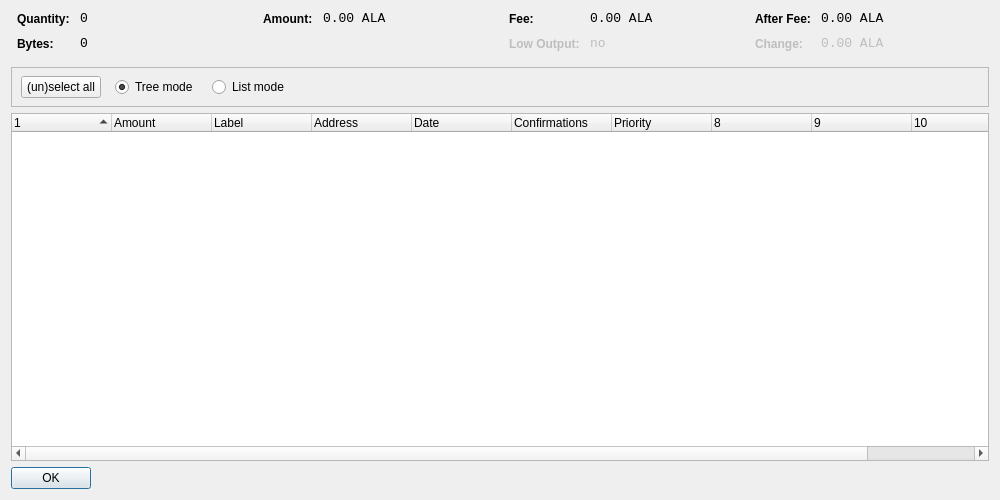
<?xml version="1.0" encoding="UTF-8"?>
<ui version="4.0">
 <class>CoinControlDialog</class>
 <widget class="QDialog" name="CoinControlDialog">
  <property name="geometry">
   <rect>
    <x>0</x>
    <y>0</y>
    <width>1000</width>
    <height>500</height>
   </rect>
  </property>
  <property name="windowTitle">
   <string>Coin Control</string>
  </property>
  <layout class="QVBoxLayout" name="verticalLayout">
   <item>
    <layout class="QHBoxLayout" name="horizontalLayoutTop" stretch="0,0,0,0">
     <property name="topMargin">
      <number>0</number>
     </property>
     <property name="bottomMargin">
      <number>10</number>
     </property>
     <item>
      <layout class="QFormLayout" name="formLayoutCoinControl1">
       <property name="horizontalSpacing">
        <number>10</number>
       </property>
       <property name="verticalSpacing">
        <number>10</number>
       </property>
       <property name="leftMargin">
        <number>6</number>
       </property>
       <property name="rightMargin">
        <number>6</number>
       </property>
       <item row="0" column="0">
        <widget class="QLabel" name="labelCoinControlQuantityText">
         <property name="styleSheet">
          <string notr="true">font-weight:bold;</string>
         </property>
         <property name="text">
          <string>Quantity:</string>
         </property>
        </widget>
       </item>
       <item row="0" column="1">
        <widget class="QLabel" name="labelCoinControlQuantity">
         <property name="font">
          <font>
           <family>Monospace</family>
           <pointsize>10</pointsize>
          </font>
         </property>
         <property name="cursor">
          <cursorShape>IBeamCursor</cursorShape>
         </property>
         <property name="contextMenuPolicy">
          <enum>Qt::ActionsContextMenu</enum>
         </property>
         <property name="text">
          <string notr="true">0</string>
         </property>
         <property name="textInteractionFlags">
          <set>Qt::LinksAccessibleByMouse|Qt::TextSelectableByKeyboard|Qt::TextSelectableByMouse</set>
         </property>
        </widget>
       </item>
       <item row="1" column="0">
        <widget class="QLabel" name="labelCoinControlBytesText">
         <property name="styleSheet">
          <string notr="true">font-weight:bold;</string>
         </property>
         <property name="text">
          <string>Bytes:</string>
         </property>
        </widget>
       </item>
       <item row="1" column="1">
        <widget class="QLabel" name="labelCoinControlBytes">
         <property name="font">
          <font>
           <family>Monospace</family>
           <pointsize>10</pointsize>
          </font>
         </property>
         <property name="cursor">
          <cursorShape>IBeamCursor</cursorShape>
         </property>
         <property name="contextMenuPolicy">
          <enum>Qt::ActionsContextMenu</enum>
         </property>
         <property name="text">
          <string notr="true">0</string>
         </property>
         <property name="textInteractionFlags">
          <set>Qt::LinksAccessibleByMouse|Qt::TextSelectableByKeyboard|Qt::TextSelectableByMouse</set>
         </property>
        </widget>
       </item>
      </layout>
     </item>
     <item>
      <layout class="QFormLayout" name="formLayoutCoinControl2">
       <property name="horizontalSpacing">
        <number>10</number>
       </property>
       <property name="verticalSpacing">
        <number>10</number>
       </property>
       <property name="leftMargin">
        <number>6</number>
       </property>
       <property name="rightMargin">
        <number>6</number>
       </property>
       <item row="0" column="0">
        <widget class="QLabel" name="labelCoinControlAmountText">
         <property name="styleSheet">
          <string notr="true">font-weight:bold;</string>
         </property>
         <property name="text">
          <string>Amount:</string>
         </property>
        </widget>
       </item>
       <item row="0" column="1">
        <widget class="QLabel" name="labelCoinControlAmount">
         <property name="font">
          <font>
           <family>Monospace</family>
           <pointsize>10</pointsize>
          </font>
         </property>
         <property name="cursor">
          <cursorShape>IBeamCursor</cursorShape>
         </property>
         <property name="contextMenuPolicy">
          <enum>Qt::ActionsContextMenu</enum>
         </property>
         <property name="text">
          <string notr="true">0.00 ALA</string>
         </property>
         <property name="textInteractionFlags">
          <set>Qt::LinksAccessibleByMouse|Qt::TextSelectableByKeyboard|Qt::TextSelectableByMouse</set>
         </property>
        </widget>
       </item>
      </layout>
     </item>
     <item>
      <layout class="QFormLayout" name="formLayoutCoinControl3">
       <property name="horizontalSpacing">
        <number>10</number>
       </property>
       <property name="verticalSpacing">
        <number>10</number>
       </property>
       <property name="leftMargin">
        <number>6</number>
       </property>
       <property name="rightMargin">
        <number>6</number>
       </property>
       <item row="0" column="0">
        <widget class="QLabel" name="labelCoinControlFeeText">
         <property name="styleSheet">
          <string notr="true">font-weight:bold;</string>
         </property>
         <property name="text">
          <string>Fee:</string>
         </property>
        </widget>
       </item>
       <item row="0" column="1">
        <widget class="QLabel" name="labelCoinControlFee">
         <property name="font">
          <font>
           <family>Monospace</family>
           <pointsize>10</pointsize>
          </font>
         </property>
         <property name="cursor">
          <cursorShape>IBeamCursor</cursorShape>
         </property>
         <property name="contextMenuPolicy">
          <enum>Qt::ActionsContextMenu</enum>
         </property>
         <property name="text">
          <string notr="true">0.00 ALA</string>
         </property>
         <property name="textInteractionFlags">
          <set>Qt::LinksAccessibleByMouse|Qt::TextSelectableByKeyboard|Qt::TextSelectableByMouse</set>
         </property>
        </widget>
       </item>
       <item row="1" column="0">
        <widget class="QLabel" name="labelCoinControlLowOutputText">
         <property name="enabled">
          <bool>false</bool>
         </property>
         <property name="styleSheet">
          <string notr="true">font-weight:bold;</string>
         </property>
         <property name="text">
          <string>Low Output:</string>
         </property>
        </widget>
       </item>
       <item row="1" column="1">
        <widget class="QLabel" name="labelCoinControlLowOutput">
         <property name="enabled">
          <bool>false</bool>
         </property>
         <property name="font">
          <font>
           <family>Monospace</family>
           <pointsize>10</pointsize>
          </font>
         </property>
         <property name="cursor">
          <cursorShape>IBeamCursor</cursorShape>
         </property>
         <property name="contextMenuPolicy">
          <enum>Qt::ActionsContextMenu</enum>
         </property>
         <property name="text">
          <string notr="true">no</string>
         </property>
         <property name="textInteractionFlags">
          <set>Qt::LinksAccessibleByMouse|Qt::TextSelectableByKeyboard|Qt::TextSelectableByMouse</set>
         </property>
        </widget>
       </item>
      </layout>
     </item>
     <item>
      <layout class="QFormLayout" name="formLayoutCoinControl4">
       <property name="horizontalSpacing">
        <number>10</number>
       </property>
       <property name="verticalSpacing">
        <number>10</number>
       </property>
       <property name="leftMargin">
        <number>6</number>
       </property>
       <property name="rightMargin">
        <number>6</number>
       </property>
       <item row="0" column="0">
        <widget class="QLabel" name="labelCoinControlAfterFeeText">
         <property name="styleSheet">
          <string notr="true">font-weight:bold;</string>
         </property>
         <property name="text">
          <string>After Fee:</string>
         </property>
        </widget>
       </item>
       <item row="0" column="1">
        <widget class="QLabel" name="labelCoinControlAfterFee">
         <property name="font">
          <font>
           <family>Monospace</family>
           <pointsize>10</pointsize>
          </font>
         </property>
         <property name="cursor">
          <cursorShape>IBeamCursor</cursorShape>
         </property>
         <property name="contextMenuPolicy">
          <enum>Qt::ActionsContextMenu</enum>
         </property>
         <property name="text">
          <string notr="true">0.00 ALA</string>
         </property>
         <property name="textInteractionFlags">
          <set>Qt::LinksAccessibleByMouse|Qt::TextSelectableByKeyboard|Qt::TextSelectableByMouse</set>
         </property>
        </widget>
       </item>
       <item row="1" column="0">
        <widget class="QLabel" name="labelCoinControlChangeText">
         <property name="enabled">
          <bool>false</bool>
         </property>
         <property name="styleSheet">
          <string notr="true">font-weight:bold;</string>
         </property>
         <property name="text">
          <string>Change:</string>
         </property>
        </widget>
       </item>
       <item row="1" column="1">
        <widget class="QLabel" name="labelCoinControlChange">
         <property name="enabled">
          <bool>false</bool>
         </property>
         <property name="font">
          <font>
           <family>Monospace</family>
           <pointsize>10</pointsize>
          </font>
         </property>
         <property name="cursor">
          <cursorShape>IBeamCursor</cursorShape>
         </property>
         <property name="contextMenuPolicy">
          <enum>Qt::ActionsContextMenu</enum>
         </property>
         <property name="text">
          <string notr="true">0.00 ALA</string>
         </property>
         <property name="textInteractionFlags">
          <set>Qt::LinksAccessibleByMouse|Qt::TextSelectableByKeyboard|Qt::TextSelectableByMouse</set>
         </property>
        </widget>
       </item>
      </layout>
     </item>
    </layout>
   </item>
   <item>
    <widget class="QFrame" name="frame">
     <property name="minimumSize">
      <size>
       <width>0</width>
       <height>40</height>
      </size>
     </property>
     <property name="frameShape">
      <enum>QFrame::StyledPanel</enum>
     </property>
     <property name="frameShadow">
      <enum>QFrame::Sunken</enum>
     </property>
     <widget class="QWidget" name="horizontalLayoutWidget">
      <property name="geometry">
       <rect>
        <x>10</x>
        <y>0</y>
        <width>781</width>
        <height>41</height>
       </rect>
      </property>
      <layout class="QHBoxLayout" name="horizontalLayoutPanel" stretch="0,0,0,0,0">
       <property name="spacing">
        <number>14</number>
       </property>
       <item>
        <widget class="QPushButton" name="pushButtonSelectAll">
         <property name="sizePolicy">
          <sizepolicy hsizetype="Maximum" vsizetype="Fixed">
           <horstretch>0</horstretch>
           <verstretch>0</verstretch>
          </sizepolicy>
         </property>
         <property name="text">
          <string>(un)select all</string>
         </property>
        </widget>
       </item>
       <item>
        <widget class="QRadioButton" name="radioTreeMode">
         <property name="sizePolicy">
          <sizepolicy hsizetype="Maximum" vsizetype="Fixed">
           <horstretch>0</horstretch>
           <verstretch>0</verstretch>
          </sizepolicy>
         </property>
         <property name="text">
          <string>Tree mode</string>
         </property>
         <property name="checked">
          <bool>true</bool>
         </property>
        </widget>
       </item>
       <item>
        <widget class="QRadioButton" name="radioListMode">
         <property name="sizePolicy">
          <sizepolicy hsizetype="Maximum" vsizetype="Fixed">
           <horstretch>0</horstretch>
           <verstretch>0</verstretch>
          </sizepolicy>
         </property>
         <property name="text">
          <string>List mode</string>
         </property>
        </widget>
       </item>
       <item>
        <spacer name="horizontalSpacer">
         <property name="orientation">
          <enum>Qt::Horizontal</enum>
         </property>
         <property name="sizeHint" stdset="0">
          <size>
           <width>40</width>
           <height>20</height>
          </size>
         </property>
        </spacer>
       </item>
      </layout>
     </widget>
    </widget>
   </item>
   <item>
    <widget class="CoinControlTreeWidget" name="treeWidget">
     <property name="contextMenuPolicy">
      <enum>Qt::CustomContextMenu</enum>
     </property>
     <property name="sortingEnabled">
      <bool>false</bool>
     </property>
     <property name="columnCount">
      <number>11</number>
     </property>
     <attribute name="headerShowSortIndicator" stdset="0">
      <bool>true</bool>
     </attribute>
     <attribute name="headerStretchLastSection">
      <bool>false</bool>
     </attribute>
     <column>
      <property name="text">
       <string/>
      </property>
     </column>
     <column>
      <property name="text">
       <string>Amount</string>
      </property>
     </column>
     <column>
      <property name="text">
       <string>Label</string>
      </property>
     </column>
     <column>
      <property name="text">
       <string>Address</string>
      </property>
     </column>
     <column>
      <property name="text">
       <string>Date</string>
      </property>
     </column>
     <column>
      <property name="text">
       <string>Confirmations</string>
      </property>
      <property name="toolTip">
       <string>Confirmed</string>
      </property>
     </column>
     <column>
      <property name="text">
       <string>Priority</string>
      </property>
     </column>
     <column>
      <property name="text">
       <string/>
      </property>
     </column>
     <column>
      <property name="text">
       <string/>
      </property>
     </column>
     <column>
      <property name="text">
       <string/>
      </property>
     </column>
     <column>
      <property name="text">
       <string/>
      </property>
     </column>
    </widget>
   </item>
   <item>
    <widget class="QDialogButtonBox" name="buttonBox">
     <property name="sizePolicy">
      <sizepolicy hsizetype="Maximum" vsizetype="Fixed">
       <horstretch>0</horstretch>
       <verstretch>0</verstretch>
      </sizepolicy>
     </property>
     <property name="orientation">
      <enum>Qt::Horizontal</enum>
     </property>
     <property name="standardButtons">
      <set>QDialogButtonBox::Ok</set>
     </property>
    </widget>
   </item>
  </layout>
 </widget>
 <customwidgets>
  <customwidget>
   <class>CoinControlTreeWidget</class>
   <extends>QTreeWidget</extends>
   <header>coincontroltreewidget.h</header>
  </customwidget>
 </customwidgets>
 <resources/>
 <connections/>
</ui>
